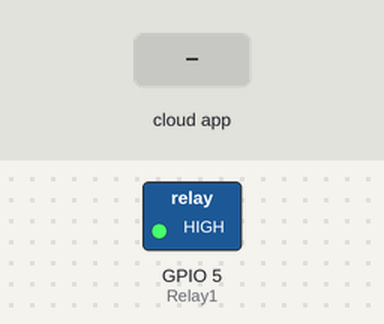
Simulated run of this sketch. Board: ESP8266 (NodeMCU). Shown: switched loads named in the sketch (green lamp = pin HIGH). The test bench sets the inputs (shaded band). WiFi joins after 1.5 s; servers stay silent unless stated; no MQTT or app messages arrive unless stated; what the sketch prints to the serial monitor is not drawn.

Above: at 2.7 s.
2.8 s: the phone or cloud app sets Switch1 to 0
At 4.0 s:
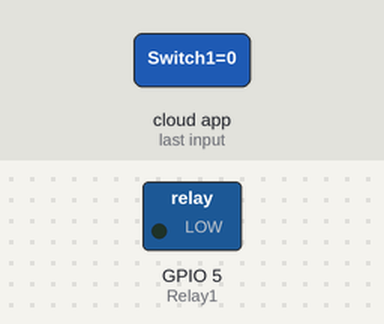
4.3 s: the phone or cloud app sets Switch1 to 1
At 4.9 s:
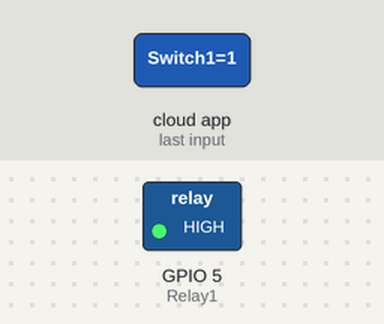
Timing chart, 0 to 7.3 s (numbered marks = the images above; inputs shaded):
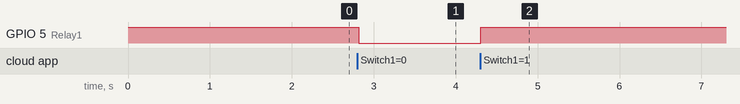

The sketch:

adafruit1st_tery.ino
```cpp
#include <ESP8266WiFi.h>
#include "Adafruit_MQTT.h"
#include "Adafruit_MQTT_Client.h"

#define Relay1            5


#define WLAN_SSID       "MY SSID"             // Your SSID
#define WLAN_PASS       "MY PASSWORD"        // Your password

/************************* Adafruit.io Setup *********************************/

#define AIO_SERVER      "io.adafruit.com" //Adafruit Server
#define AIO_SERVERPORT  1883
#define AIO_USERNAME    "rohit23421"            // Username
#define AIO_KEY         "MY AUTH KEY"   // Auth Key

//WIFI CLIENT
WiFiClient client;

Adafruit_MQTT_Client mqtt(&client, AIO_SERVER, AIO_SERVERPORT, AIO_USERNAME, AIO_KEY);

Adafruit_MQTT_Subscribe Light1 = Adafruit_MQTT_Subscribe(&mqtt, AIO_USERNAME"/feeds/Switch1"); // Feeds name should be same everywhere


void MQTT_connect();

void setup() {
  Serial.begin(115200);
  pinMode(Relay1, OUTPUT);
  digitalWrite(Relay1, HIGH);

  // Connect to WiFi access point.
  Serial.println(); Serial.println();
  Serial.print("Connecting to ");
  Serial.println(WLAN_SSID);

  WiFi.begin(WLAN_SSID, WLAN_PASS);
  while (WiFi.status() != WL_CONNECTED) {
    delay(500);
    Serial.print(".");
  }
  Serial.println();

  Serial.println("WiFi connected");
  Serial.println("IP address: ");
  Serial.println(WiFi.localIP());

  mqtt.subscribe(&Light1);
}

void loop() {

  MQTT_connect();


  Adafruit_MQTT_Subscribe *subscription;
  while ((subscription = mqtt.readSubscription(20000))) {
    if (subscription == &Light1) {
      Serial.print(F("Got1: "));
      Serial.println((char *)Light1.lastread);
      int Light1_State = atoi((char *)Light1.lastread);
      //(Light1_State == HIGH)? Light1_State = 0 : Light1_State =1;
      digitalWrite(Relay1, Light1_State);

    }

  }


}

void MQTT_connect() {
  int8_t ret;

  if (mqtt.connected()) {
    return;
  }

  Serial.print("Connecting to MQTT... ");

  uint8_t retries = 3;

  while ((ret = mqtt.connect()) != 0) {
    Serial.println(mqtt.connectErrorString(ret));
    Serial.println("Retrying MQTT connection in 5 seconds...");
    mqtt.disconnect();
    delay(5000);
    retries--;
    if (retries == 0) {
      while (1);
    }
  }
  Serial.println("MQTT Connected!");

}
```

Measured:
- after the input at 2.8 s, GPIO 5 (Relay1): HIGH → LOW at once
- after the input at 4.3 s, GPIO 5 (Relay1): LOW → HIGH at once
